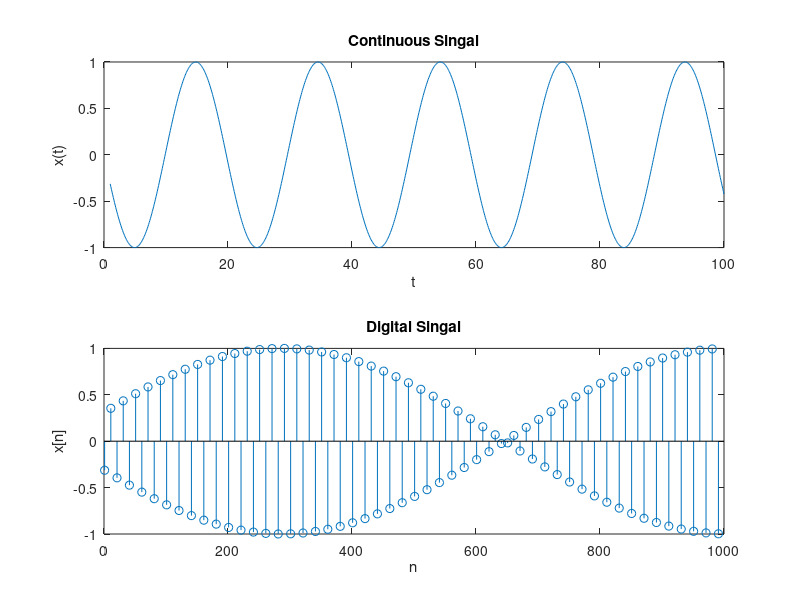

MATLAB code to generate this figure:
% Prof. Dr. ir. Meshia Cédric OVENEKE
% cedric.oveneke@fitforpurpose.tech
% 2023

clc; % clear screen
close all; % close all windows

f = 100;
fs = 10;

t = 1:0.1:f;
ts = 1:fs:f*fs;

figure();
x = sin(2*3.14*f*t);
subplot(2, 1, 1);
plot(t, x);
xlabel('t')
ylabel('x(t)')
title('Continuous Singal')

x = sin(2*3.14*f*ts);
subplot(2, 1, 2);
stem(ts, x);
xlabel('n')
ylabel('x[n]')
title('Digital Singal');

